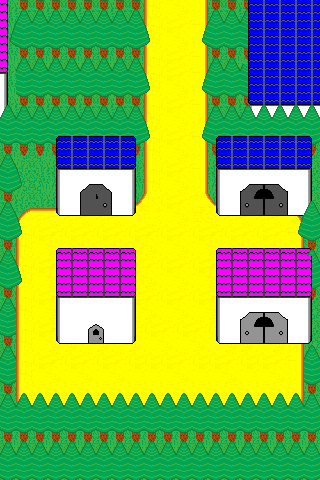

This is a level from a 2D game, rendered from its Tiled map with the project's own tilesets. A one-line summary and the map file follow, with tile-layer data summarised:
An orthogonal 20x30 tile map with 16x16 px tiles, 7 tile layers (Tile Layer 1, Tile Layer 6, Tile Layer 2, Tile Layer 4, ...), 4 tilesets.

<map version="1.10" tiledversion="1.10.1" orientation="orthogonal" renderorder="right-down" width="20" height="30" tilewidth="16" tileheight="16" infinite="0" nextlayerid="8" nextobjectid="1">
 <tileset firstgid="1" source="trees 0.tsx" />
 <tileset firstgid="55" source="roof tiles.tsx" />
 <tileset firstgid="242" source="terrain_tilesets.tsx" />
 <tileset firstgid="530" source="exterior and walls.tsx" />
 <layer id="1" name="Tile Layer 1" width="20" height="30">
  <data>[600 cells, 600 non-empty, 8 distinct tile ids]</data>
 </layer>
 <layer id="6" name="Tile Layer 6" width="20" height="30">
  <data>[600 cells, 265 non-empty, 32 distinct tile ids]</data>
 </layer>
 <layer id="2" name="Tile Layer 2" width="20" height="30">
  <data>[600 cells, 243 non-empty, 42 distinct tile ids]</data>
 </layer>
 <layer id="3" name="Tile Layer 4" width="20" height="30">
  <data>[600 cells, 140 non-empty, 45 distinct tile ids]</data>
 </layer>
 <layer id="4" name="Tile Layer 3" width="20" height="30">
  <data>[600 cells, 140 non-empty, 26 distinct tile ids]</data>
 </layer>
 <layer id="5" name="Tile Layer 5" width="20" height="30">
  <data>[600 cells, 67 non-empty, 9 distinct tile ids]</data>
 </layer>
 <layer id="7" name="Tile Layer 7" width="20" height="30">
  <data>[600 cells, 50 non-empty, 6 distinct tile ids]</data>
 </layer>
</map>
